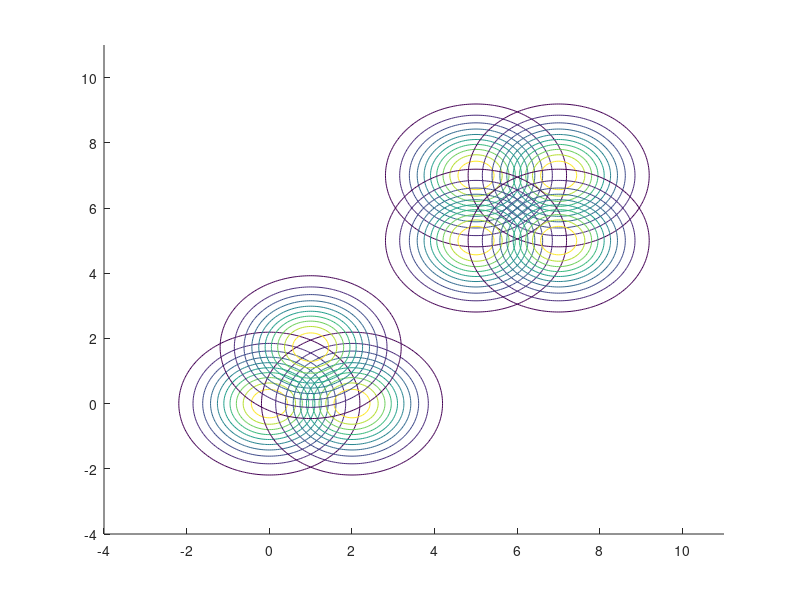

The MATLAB source for this figure: (Note: this script raises an error after producing the figure.)
clear; close all;
m = 2;
numCluster = 2;
max_iter = 100;
iter = 0;
epsilon = 0.001;
color2 = {'#00AFEF', '#1F5CA9'};
color3 = {'#00AFEF', '#1086CC', '#1F5CA9'};
color = {'#00AFEF', '#05A1E3', '#0A93D8', '#1086CC', '#1578C0', '#1A6AB5', '#1F5CA9'};

h = 0.05;
[x, y] = meshgrid(-4:h:11, -4:h:11);

mu = [0 0; 2 0; 1 sqrt(3); 5 7; 7 7; 5 5; 7 5];

rng(1);

fi = [];
figure(1);
hold on;
for i = 1:size(mu, 1)
    fi(:,:,i) = mvnpdf([x(:) y(:)], mu(i,:), eye(2));
    f(:,:,i) = reshape(fi(:,:,i), size(x,1), size(x,2));
    contour(x, y, f(:,:,i)); hold on;
end
hold off;

numSample = size(mu, 1);

fv = f(:,:,randperm(numSample, numCluster));

fv_copy = fv;

while iter < max_iter
    iter = iter + 1;

    % Compute Wf
    Wf = zeros(numCluster, numSample);
    for j = 1:numSample
        for i = 1:numCluster
            diff = min(fv(:,:,i), f(:,:,j));
            Wf(i, j) = -log(Integration(h, diff, 2)) + 10^(-10);
        end
    end

    [~, IDX] = min(Wf);

    for i = 1:numCluster
        if sum(IDX == i) > 0
            fvnew(:, :, i) = mean(f(:, :, IDX == i), 3);
        end
    end

    ObjFun = sum(min(Wf));
    fprintf('Iteration count = %d, obj. kmeans = %f\n', iter, ObjFun);


    % Check convergence
    
    if  sum(abs(fv - fvnew)) < epsilon
        break;
    end

    % Update for the next iteration
    fv = fvnew;


end

% Plotting results
figure(3);
for i = 1:numCluster
    meshc(x, y, fvnew(:,:,i)); hold on;
end

figure(6);
for j = 1:numSample
    meshc(x, y, f(:,:,j)); hold on;
end

hold off;


figure(5);
for i = 1:numCluster
    for j = 1:numSample
        contour(x, y, fvnew(:,:,i), "LineWidth",3); hold on;
        contour(x, y, f(:,:,j), '--black'); hold on;
    end
end


